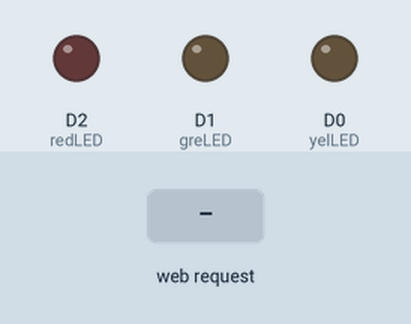
This program was run on a simulated ESP8266 (NodeMCU). Shown: output pins drawn as LEDs (lit = HIGH). The inputs (shaded band) are chosen by the test bench. WiFi joins after 1.5 s; servers stay silent unless stated; what the program prints to the serial monitor is not drawn.

Above: at 2.7 s.
2.8 s: HTTP request GET /redLEDON received
At 4.0 s:
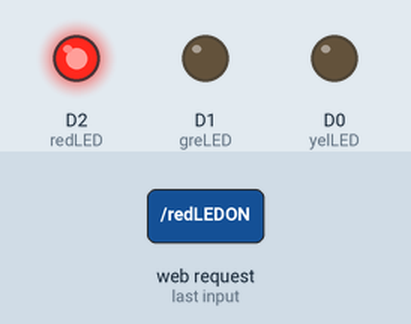
4.3 s: HTTP request GET /yelLEDON received
At 5.4 s:
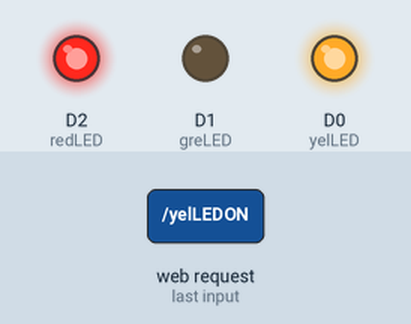
5.8 s: HTTP request GET /greLEDON received
At 6.5 s:
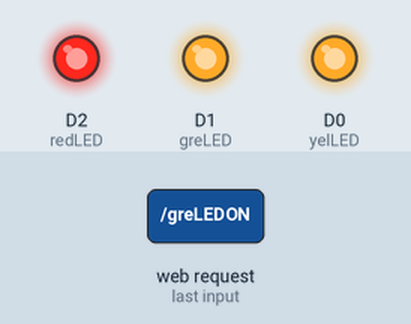
7.3 s: HTTP request GET /redLEDOFF received
At 7.7 s:
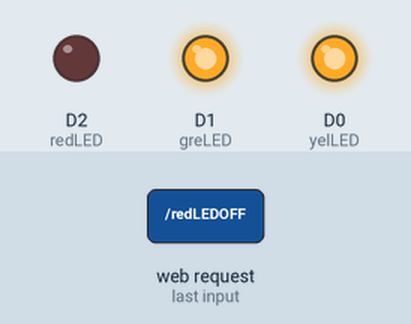
8.8 s: HTTP request GET /yelLEDOFF received
At 10.0 s:
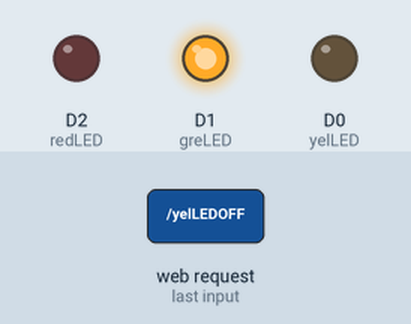
10.3 s: HTTP request GET /greLEDOFF received
At 11.2 s:
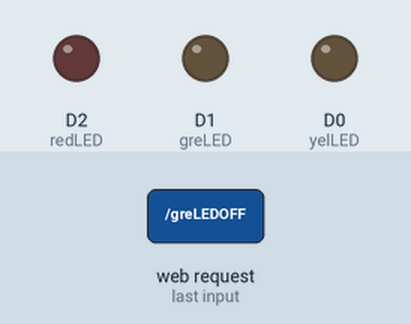
Timing chart, 0 to 12.8 s (numbered marks = the images above; inputs shaded):
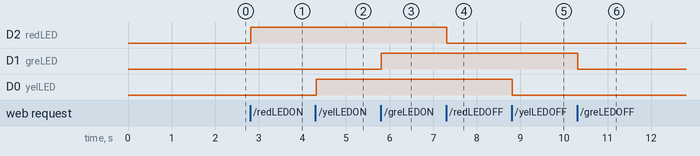

The program:

main.cpp
```cpp
#include <Arduino.h>
#include <ESPAsyncWebServer.h>
#include <ESP8266WiFi.h>


int yelLED = D0;
int greLED = D1;
int redLED = D2;

const char *ssid ="TEKNIK UNSOED D3";
const char *password = "";

String web;
AsyncWebServer server(8080);

void setup() {
  pinMode(redLED, OUTPUT);
  pinMode(yelLED, OUTPUT);
  pinMode(greLED, OUTPUT);

  Serial.begin(9600);
  delay(10);

  // WiFi.mode(WIFI_AP);
  // WiFi.softAP(ssid, pass);
  // Serial.print("TestTestTestTestTestTestTestTestTestTestTestTestTestTestTestTestTestTest");
  //  Serial.println(ssid);
  // Serial.println(WiFi.softAPIP());

  // setting mode station
  Serial.print("Connecting to ");
  Serial.println(ssid);

  WiFi.mode(WIFI_STA);
  WiFi.begin(ssid, password);

  while (WiFi.status() != WL_CONNECTED)
  {
    delay(300);
    Serial.print(".");
  }

  Serial.println("");
  Serial.println("WiFi connected");
  Serial.print("IP address: ");
  Serial.println(WiFi.localIP());

  web+= "<h1> Web Control ESP8266</h1>";
  web+= "<p>LED 1: ";
  web+= "<a href=\"redLEDON\"\"><button>ON</button></a><a     href=\"redLEDOFF\"\"><button>OFF</button></a></p><br>";
  web+= "<p>LED 2: ";
  web+= "<a href=\"yelLEDON\"\"><button>ON</button></a><a href=\"yelLEDOFF\"\"><button>OFF</button></a></p><br>";
  web+= "<p>LED 3: ";
  web+= "<a href=\"greLEDON\"\"><button>ON</button></a><a href=\"greLEDOFF\"\"><button>OFF</button></a></p>";

  server.on("/", HTTP_GET, [](AsyncWebServerRequest *request){
    request->send(200, "text/html", web);
  });

  server.on("/redLEDON", HTTP_GET, [](AsyncWebServerRequest *request){
    digitalWrite(redLED, HIGH);
    request->send(200, "text/html", web);
  });

  server.on("/yelLEDON", HTTP_GET, [](AsyncWebServerRequest *request){
    digitalWrite(yelLED, HIGH);
    request->send(200, "text/html", web);
  });

  server.on("/greLEDON", HTTP_GET, [](AsyncWebServerRequest *request){
    digitalWrite(greLED, HIGH);
    request->send(200, "text/html", web);
  });

  server.on("/redLEDOFF", HTTP_GET, [](AsyncWebServerRequest *request){
    digitalWrite(redLED, LOW);
    request->send(200, "text/html", web);
  });

  server.on("/yelLEDOFF", HTTP_GET, [](AsyncWebServerRequest *request){
    digitalWrite(yelLED, LOW);
    request->send(200, "text/html", web);
  });

  server.on("/greLEDOFF", HTTP_GET, [](AsyncWebServerRequest *request){
    digitalWrite(greLED, LOW);
    request->send(200, "text/html", web);
  });

  server.begin();

}

void loop() {

}
```

Measured:
- after the input at 2.8 s, D2 (redLED): LOW → HIGH at once
- after the input at 4.3 s, D0 (yelLED): LOW → HIGH at once
- after the input at 5.8 s, D1 (greLED): LOW → HIGH at once
- after the input at 7.3 s, D2 (redLED): HIGH → LOW at once
- after the input at 8.8 s, D0 (yelLED): HIGH → LOW at once
- after the input at 10.3 s, D1 (greLED): HIGH → LOW at once
